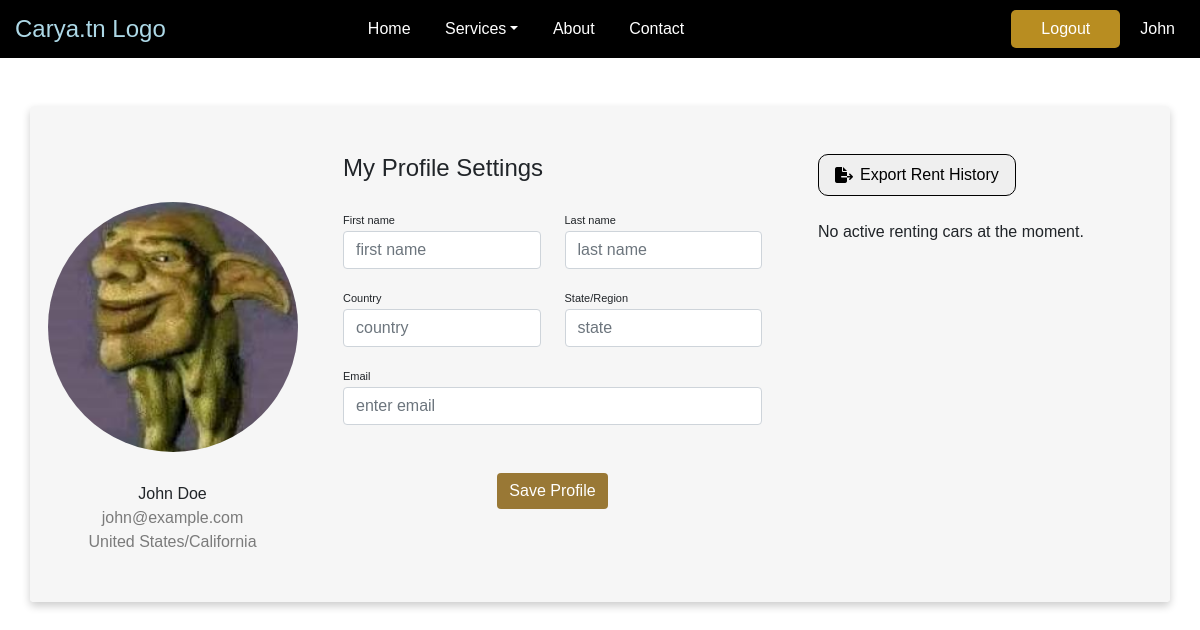
The app's page /carya.tn/Templates/profile.php (signed in) with its own data.
### tables this page shows
CREATE TABLE users (
    id INT AUTO_INCREMENT PRIMARY KEY,
    firstName VARCHAR(30),
    lastName VARCHAR(30),
    password CHAR(255),
    email VARCHAR(50),
    creation_date DATE DEFAULT CURRENT_DATE,
    role VARCHAR(30),
    country VARCHAR(30) DEFAULT '',
    state VARCHAR(30) DEFAULT '',
    profile_image CHAR(255) DEFAULT null
);

### carya.tn/src/Model/User.php (called while the page is built, shortened)
<?php
include_once $_SERVER['DOCUMENT_ROOT'] . '/Mini-PHP-Project/carya.tn/src/Lib/connect.php';
class User {
    public function __construct($id, $firstName, $lastName, $password, $email, $creation_date, $role, $country, $state, $profile_image = null) {
        $this->firstName = $firstName;
        $this->lastName = $lastName;
        $this->email = $email;
        $this->country = $country;
        $this->state = $state;
        $this->profile_image = $profile_image;
    }
    public static function getUserFromRow($row) {
        return new User(
            $row['id'],
            $row['firstName'],
            $row['lastName'],
            $row['password'],
            $row['email'],
            $row['creation_date'],
            $row['role'],
            $row['country'],
            $row['state'],
            $row['profile_image']
        );
    }
    public static function getUserById($userId) {
        global $pdo;
        try {
            $sql = "SELECT * FROM users WHERE id = ?";
            $stmt = $pdo->prepare($sql);
            $stmt->execute([$userId]);
            $userData = $stmt->fetch(PDO::FETCH_ASSOC);
            if ($userData) {
                $user = User::getUserFromRow($userData);
                return $user;
            } else {
                return null;
            }
        } catch (PDOException $e) {
            error_log("Error fetching user by ID: " . $e->getMessage());
            throw $e;
        }
    }
}
?>

### carya.tn/src/Model/Command.php (called while the page is built, shortened)
<?php
include_once $_SERVER['DOCUMENT_ROOT'] . '/Mini-PHP-Project/carya.tn/src/Lib/connect.php';
class Command {
    public function __construct($command_id, $car_id, $user_id, $rental_date, $start_date, $end_date, $rental_period, $confirmed) {
        $this->start_date = $start_date;
    }
    public static function getCommandFromRow($row) {
        return new Command(
            $row['command_id'],
            $row['car_id'],
            $row['user_id'],
            $row['rental_date'],
            $row['start_date'],
            $row['end_date'],
            $row['rental_period'],
            $row['confirmed']
        );
    }
    public static function getRentalCommandsByUserId($user_id) {
        global $pdo;
        try {
            $sql = "SELECT * FROM command WHERE user_id = ?";
            $stmt = $pdo->prepare($sql);
            $stmt->execute([$user_id]);
            $commands = [];
            while ($row = $stmt->fetch(PDO::FETCH_ASSOC)) {
                $command = Command::getCommandFromRow($row);
                $commands[] = $command;
            }
            return $commands;
        } catch (PDOException $e) {
            error_log("Error fetching rental commands by user ID: " . $e->getMessage());
            throw $e;
        }
    }
}
?>

### carya.tn/Templates/Profile.php (the view, shortened to what this page needs)
<?php
include_once $_SERVER['DOCUMENT_ROOT'] . '/Mini-PHP-Project/carya.tn/src/Model/Car.php';
include_once $_SERVER['DOCUMENT_ROOT'] . '/Mini-PHP-Project/carya.tn/src/Model/Command.php';
include_once $_SERVER['DOCUMENT_ROOT'] . '/Mini-PHP-Project/carya.tn/src/Model/User.php';
$user_id = $_SESSION['user_id'];
$userInfo = User::getUserById($user_id);
$activeRentingCars = Command::getRentalCommandsByUserId($user_id);
$currentDate = date('Y-m-d');
$activeRentingCars = array_filter($activeRentingCars, function ($car) use ($currentDate) {
    return $currentDate >= $car->start_date && $currentDate <= $car->end_date;
});
?>
<?php
$class = "profile-body"
?>
<div class="container rounded mt-5 mb-5 container">
    <div class="row">
        <div class="col-md-3 border-right">
            <div class="d-flex flex-column align-items-center text-center p-3 py-5">
                <?php
                if ($userInfo->profile_image) {
                    echo '<img id="profile-img" class="rounded-circle mt-5 profile-picture" src="http://localhost/Mini-PHP-Project/carya.tn/Resources/profile_images/' . $userInfo->profile_image . '" onclick="document.getElementById(\'upload-profile-img\').click();">';                } else {
                    echo '<img id="profile-img" class="rounded-circle mt-5 profile-picture" src="https://www.w3schools.com/howto/img_avatar2.png" onclick="document.getElementById(\'upload-profile-img\').click();">';
                }
                ?>
                <span class="font-weight-bold"><?php echo $userInfo->firstName . ' ' . $userInfo->lastName; ?></span>
                <span class="text-black-50"><?php echo $userInfo->email; ?></span>
                <span class="text-black-50"><?php echo $userInfo->country . "/" . $userInfo->state; ?></span>
            </div>
        </div>
        <div class="col-md-5 border-right">
            <div class="p-3 py-5">
                <div class="d-flex justify-content-between align-items-center mb-3">
                    <h4 class="text-right">My Profile Settings</h4>
                </div>
                <form action="http://localhost/Mini-PHP-Project/carya.tn/src/Controllers/submit_profile.php" method="POST">
                    <div class="row mt-2">
                        <div class="col-md-6"><label class="labels">First name</label>
                            <input type="text" class="form-control" placeholder="first name" value="" name="fname">
                        </div>
                        <div class="col-md-6"><label class="labels">Last name</label>
                            <input type="text" class="form-control" value="" placeholder="last name" name="lname">
                        </div>
                    </div>
                    <div class="row mt-3">
                        <div class="col-md-6"><label class="labels">Country</label><input type="text" class="form-control" placeholder="country" name="country" value=""></div>
                        <div class="col-md-6"><label class="labels">State/Region</label><input type="text" class="form-control" name="state" value="" placeholder="state"></div>
                    </div>
                    <div class="row mt-3">
                        <div class="col-md-12"><label class="labels">Email</label><input type="text" class="form-control" placeholder="enter email" value="" name="email"></div>
                    </div>
                        <div class="mt-5 text-center">
                        <button class="btn btn-primary profile-save-button" type="submit">Save Profile</button>
                    </div>
                </form>
            </div>
        </div>
        <div class="col-md-4">
            <div class="p-3 py-5">
                <div class="export">
                    <button class="export-button" id="export">
                        <i class="fas fa-file-export"></i>
                        <a class="link" href="#">Export Rent History</a>
                    </button>
                </div>
                <br>
                <div class="col-md-12">
                    <?php if ($activeRentingCars) : ?>
                        <h2>Active Renting Cars</h2>
                        <ul>
                            <?php foreach ($activeRentingCars as $car) : ?>
                                <li><?php echo $car->car_id . ' ' . $car->model . ' | ' . "Remaining Days: " . date_diff(date_create($currentDate), date_create($car->end_date))->format('%a'); ?></li>
                            <?php endforeach; ?>
                        </ul>
                    <?php else : ?>
                        <p>No active renting cars at the moment.</p>
                    <?php endif; ?>
                </div>
                <br>
            </div>
        </div>
    </div>
</div>
    <?php include 'Export_rent_history.php'; ?>
<?php $content = ob_get_clean(); ?>
<?php require('layout.php') ?>

### carya.tn/Templates/layout.php (shortened to what this page needs)
<?php
include_once $_SERVER['DOCUMENT_ROOT'] . '/Mini-PHP-Project/carya.tn/src/Model/User.php';
?>
<!DOCTYPE html>
<html lang="en">
    <head>
        <link href="https://cdn.jsdelivr.net/npm/bootstrap@5.0.0-alpha1/dist/css/bootstrap.min.css" rel="stylesheet">
        <link rel="stylesheet" href="https://cdnjs.cloudflare.com/ajax/libs/font-awesome/6.5.1/css/all.min.css">
        <link rel="stylesheet" href="http://localhost/Mini-PHP-Project/carya.tn/style.css">
    </head>
    <body class=<?= $class ?>>
        <nav class="navbar">
            <div class="navbar-logo">
                <a href="http://localhost/Mini-PHP-Project/carya.tn/index.php">Carya.tn Logo</a>
            </div>
            <div class="navbar-menu">
                <ul>
                    <div class="basics">
                        <li class="navbar-link"><a href="http://localhost/Mini-PHP-Project/carya.tn/index.php">Home</a></li>
                        <li class="dropdown">
                            <a href="#" class="dropdown-toggle">Services</a>
                        </li>
                        <li class="navbar-link"><a href="http://localhost/Mini-PHP-Project/carya.tn/Templates/about.php">About</a></li>
                        <li class="navbar-link"><a href="http://localhost/Mini-PHP-Project/carya.tn/Templates/contact.php">Contact</a></li>
                    </div>
                </ul>
            </div>
            <div class="nav-user">
                <ul>
                    <?php
                        if(isset($_SESSION['user_id'])){
                            $user = User::getUserById($_SESSION['user_id']);
                            echo '<li class="login-button"><a href="http://localhost/Mini-PHP-Project/carya.tn/src/Controllers/logout.php">Logout</a></li>';
                            echo '<li class="profile-button"><a href="http://localhost/Mini-PHP-Project/carya.tn/Templates/profile.php">'.$user->firstName.'</a></li>';
                        }else{
                            echo '<li class="login-button"><a href="http://localhost/Mini-PHP-Project/carya.tn/Templates/login.php">Login</a></li>';
                        }
                    ?>
                </ul>
            </div>
        </nav>
        <?= $content ?>
    </body>
</html>

### carya.tn/style.css (style rules this page uses)
:root { --bg-color: #fff; --primary-color: #000000; --second-color: #196FE0; --hover-bg-color: #efefef; --shadow-1: 0px 2px 10px rgba(0, 0, 0, 0.3); --shadow-2: 0px 2px 10px rgba(26, 112, 224, 0.4); }
* { margin: 0; padding: 0; box-sizing: border-box; font-family: 'Poppins', sans-serif; }
body { background-image: url("http://localhost/Mini-PHP-Project/carya.tn/Resources/wallpaper-login2.jpg"); background-position: center; background-repeat: no-repeat; background-size: cover; background-attachment: fixed; }
a { text-decoration: none; color: var(--primary-color); font-weight: 500; }
ul { list-style-type: none; }
.navbar { background-color: black; color: #fff; padding: 10px 0; display: flex; justify-content: space-between; align-items: center; }
.navbar-logo a { flex: 1; margin-left: 15px; color: lightblue; font-size: 24px; text-decoration: none; }
.navbar-menu ul { list-style-type: none; margin: 0; padding: 0; margin-right: 15px; display: flex; align-items: center; }
.navbar-menu ul li { display: inline; margin-left: 10px; }
.navbar-menu ul li a { color: #fff; text-decoration: none; padding: 10px; }
.basics { flex: 1; }
.navbar-menu .navbar-link { position: relative; text-decoration: none; }
.navbar-menu .navbar-link::after { content: ''; position: absolute; bottom: -10px; left: 0; width: 0; height: 2px; background-color: whitesmoke; transition: width 0.3s ease-in-out; }
.navbar-menu ul .dropdown { position: relative; display: inline-block; }
.nav-user ul { list-style-type: none; margin: 0; padding: 0; margin-right: 15px; display: flex; align-items: center; }
.nav-user ul li { display: inline; margin-left: 10px; }
.nav-user ul li a { color: #fff; text-decoration: none; padding: 10px; }
.nav-user .login-button { margin-left: 120px; background-color: #b88d21; border-radius: 5px; padding: 7px 20px; color: white; text-decoration: none; }
.nav-user .profile-button { position: relative; color: black; text-decoration: none; }
.nav-user .profile-button::after { content: ''; position: absolute; bottom: -5px; left: 0; width: 0; height: 2px; background-color: whitesmoke; transition: width 0.3s ease-in-out; }
* { margin: 0; padding: 0; box-sizing: border-box; font-family: 'poppins',sans-serif; }
i { position: absolute; color: #444444; cursor: pointer; }
.profile-body .container { background-color: rgba(245, 245, 245, 0.843); backdrop-filter: blur(10px); border-radius: 10px; box-shadow: 0 4px 8px rgba(0, 0, 0, 0.2); }
.profile-body .profile-save-button { background: rgb(153, 120, 53); box-shadow: none; border: none }
.profile-body .labels { font-size: 11px }
.profile-body .export { display: flex; justify-content: space-between; align-items: center; }
.profile-body .export-button { display: flex; border: 1px solid #000; border-radius: 10px; padding: 8px 16px; align-items: center; }
.profile-body .export-button .fas { color: #000; text-decoration: none; }
.profile-body .export-button .link { margin-left: 25px; }
.profile-picture { width: 250px; height: 250px; margin-bottom: 30px; cursor: pointer; overflow: hidden; }

### records on screen
users: firstName "John", profile_image (picture), lastName "Doe", email "john@example.com", country "United States", state "California"
